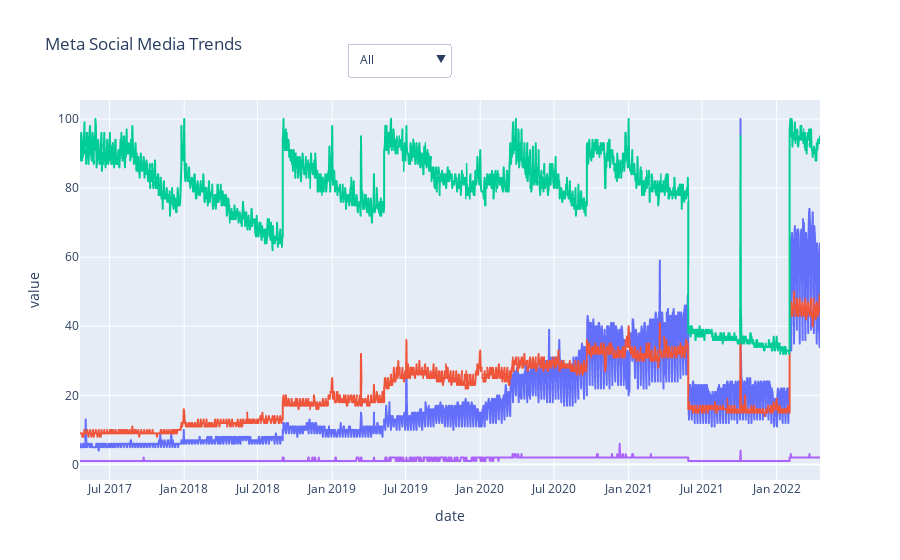

Notebook cell for this chart:
### Code cell
buttons =[]
fig = px.line(social_networks_df, x=social_networks_df.index, y=social_networks_df.columns, title="Meta Social Media Trends")


buttons.append(dict(method='update',
                        label="All",
                        args = [{'visible': [True for r in social_networks_df]}]
                        ))
for rs in social_networks_df:
    buttons.append(dict(method='update',
                        label=rs,
                        args = [{'visible': [rs == r for r in social_networks_df]}]
                        ))
# Add dropdown menus to the figure
fig.update_layout(showlegend=False, updatemenus=[{"buttons": buttons, "direction": "down", "showactive": True, "x": 0.5, "y": 1.15}])
fig.show()

### Figure 1 — Plotly figure (JSON) as saved in the notebook; plotly's stock layout.template omitted (floating-point values rounded to 4 significant figures; data arrays with more than 128 entries replaced by an {"elided": "..."} marker saying what was removed)
{"data": [{"hovertemplate": "variable=WhatsApp<br>date=%{x}<br>value=%{y}<extra></extra>", "legendgroup": "WhatsApp", "line": {"color": "#636efa", "dash": "solid"}, "marker": {"symbol": "circle"}, "mode": "lines", "name": "WhatsApp", "showlegend": true, "type": "scattergl", "x": {"elided": "1833 str values"}, "xaxis": "x", "y": {"elided": "1833 int values"}, "yaxis": "y"}, {"hovertemplate": "variable=Instagram<br>date=%{x}<br>value=%{y}<extra></extra>", "legendgroup": "Instagram", "line": {"color": "#EF553B", "dash": "solid"}, "marker": {"symbol": "circle"}, "mode": "lines", "name": "Instagram", "showlegend": true, "type": "scattergl", "x": {"elided": "1833 str values"}, "xaxis": "x", "y": {"elided": "1833 int values"}, "yaxis": "y"}, {"hovertemplate": "variable=Facebook<br>date=%{x}<br>value=%{y}<extra></extra>", "legendgroup": "Facebook", "line": {"color": "#00cc96", "dash": "solid"}, "marker": {"symbol": "circle"}, "mode": "lines", "name": "Facebook", "showlegend": true, "type": "scattergl", "x": {"elided": "1833 str values"}, "xaxis": "x", "y": {"elided": "1833 int values"}, "yaxis": "y"}, {"hovertemplate": "variable=Messenger<br>date=%{x}<br>value=%{y}<extra></extra>", "legendgroup": "Messenger", "line": {"color": "#ab63fa", "dash": "solid"}, "marker": {"symbol": "circle"}, "mode": "lines", "name": "Messenger", "showlegend": true, "type": "scattergl", "x": {"elided": "1833 str values"}, "xaxis": "x", "y": {"elided": "1833 int values"}, "yaxis": "y"}], "layout": {"legend": {"title": {"text": "variable"}, "tracegroupgap": 0}, "showlegend": false, "title": {"text": "Meta Social Media Trends"}, "updatemenus": [{"buttons": [{"args": [{"visible": [true, true, true, true]}], "label": "All", "method": "update"}, {"args": [{"visible": [true, false, false, false]}], "label": "WhatsApp", "method": "update"}, {"args": [{"visible": [false, true, false, false]}], "label": "Instagram", "method": "update"}, {"args": [{"visible": [false, false, true, false]}], "label": "Facebook", "method": "update"}, {"args": [{"visible": [false, false, false, true]}], "label": "Messenger", "method": "update"}], "direction": "down", "showactive": true, "x": 0.5, "y": 1.15}], "xaxis": {"anchor": "y", "domain": [0, 1], "title": {"text": "date"}}, "yaxis": {"anchor": "x", "domain": [0, 1], "title": {"text": "value"}}}}
